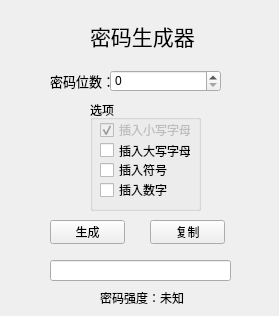
<?xml version="1.0" encoding="UTF-8"?>
<ui version="4.0">
 <class>MainWindow</class>
 <widget class="QMainWindow" name="MainWindow">
  <property name="enabled">
   <bool>true</bool>
  </property>
  <property name="geometry">
   <rect>
    <x>0</x>
    <y>0</y>
    <width>279</width>
    <height>316</height>
   </rect>
  </property>
  <property name="windowTitle">
   <string>密码生成器</string>
  </property>
  <widget class="QWidget" name="centralwidget">
   <widget class="QLabel" name="title">
    <property name="geometry">
     <rect>
      <x>90</x>
      <y>20</y>
      <width>111</width>
      <height>31</height>
     </rect>
    </property>
    <property name="font">
     <font>
      <family>STZhongsong</family>
      <pointsize>16</pointsize>
     </font>
    </property>
    <property name="text">
     <string>密码生成器</string>
    </property>
   </widget>
   <widget class="QLabel" name="digitsInputLabel">
    <property name="geometry">
     <rect>
      <x>50</x>
      <y>70</y>
      <width>61</width>
      <height>21</height>
     </rect>
    </property>
    <property name="font">
     <font>
      <family>STZhongsong</family>
      <pointsize>10</pointsize>
     </font>
    </property>
    <property name="text">
     <string>密码位数：</string>
    </property>
   </widget>
   <widget class="QSpinBox" name="digitsInput">
    <property name="geometry">
     <rect>
      <x>110</x>
      <y>70</y>
      <width>111</width>
      <height>22</height>
     </rect>
    </property>
   </widget>
   <widget class="QGroupBox" name="optionsBox">
    <property name="geometry">
     <rect>
      <x>90</x>
      <y>100</y>
      <width>111</width>
      <height>111</height>
     </rect>
    </property>
    <property name="title">
     <string>选项</string>
    </property>
    <widget class="QCheckBox" name="includeUppers">
     <property name="geometry">
      <rect>
       <x>10</x>
       <y>40</y>
       <width>91</width>
       <height>21</height>
      </rect>
     </property>
     <property name="text">
      <string>插入大写字母</string>
     </property>
    </widget>
    <widget class="QCheckBox" name="includeSymbols">
     <property name="geometry">
      <rect>
       <x>10</x>
       <y>60</y>
       <width>78</width>
       <height>20</height>
      </rect>
     </property>
     <property name="text">
      <string>插入符号</string>
     </property>
    </widget>
    <widget class="QCheckBox" name="includeNumbers">
     <property name="geometry">
      <rect>
       <x>10</x>
       <y>80</y>
       <width>78</width>
       <height>20</height>
      </rect>
     </property>
     <property name="text">
      <string>插入数字</string>
     </property>
    </widget>
    <widget class="QCheckBox" name="includeLowers">
     <property name="enabled">
      <bool>false</bool>
     </property>
     <property name="geometry">
      <rect>
       <x>10</x>
       <y>20</y>
       <width>91</width>
       <height>20</height>
      </rect>
     </property>
     <property name="text">
      <string>插入小写字母</string>
     </property>
     <property name="checkable">
      <bool>true</bool>
     </property>
     <property name="checked">
      <bool>true</bool>
     </property>
     <property name="tristate">
      <bool>false</bool>
     </property>
    </widget>
   </widget>
   <widget class="QPushButton" name="generateButton">
    <property name="geometry">
     <rect>
      <x>50</x>
      <y>220</y>
      <width>75</width>
      <height>24</height>
     </rect>
    </property>
    <property name="text">
     <string>生成</string>
    </property>
   </widget>
   <widget class="QPushButton" name="copyButton">
    <property name="geometry">
     <rect>
      <x>150</x>
      <y>220</y>
      <width>75</width>
      <height>24</height>
     </rect>
    </property>
    <property name="text">
     <string>复制</string>
    </property>
   </widget>
   <widget class="QLineEdit" name="lineEdit">
    <property name="geometry">
     <rect>
      <x>50</x>
      <y>260</y>
      <width>181</width>
      <height>21</height>
     </rect>
    </property>
   </widget>
   <widget class="QLabel" name="passwordStrengthLabel">
    <property name="geometry">
     <rect>
      <x>100</x>
      <y>290</y>
      <width>61</width>
      <height>16</height>
     </rect>
    </property>
    <property name="text">
     <string>密码强度：</string>
    </property>
   </widget>
   <widget class="QLabel" name="passwordStrengthDisplay">
    <property name="geometry">
     <rect>
      <x>160</x>
      <y>290</y>
      <width>53</width>
      <height>16</height>
     </rect>
    </property>
    <property name="text">
     <string>未知</string>
    </property>
   </widget>
  </widget>
 </widget>
 <resources/>
 <connections/>
</ui>
